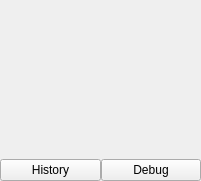
  <widget class="QWidget" name="pixelContextLayout" native="true">
   <property name="geometry">
    <rect>
     <x>40</x>
     <y>240</y>
     <width>201</width>
     <height>181</height>
    </rect>
   </property>
   <layout class="QHBoxLayout" name="horizontalLayout">
    <property name="spacing">
     <number>0</number>
    </property>
    <property name="leftMargin">
     <number>0</number>
    </property>
    <property name="topMargin">
     <number>0</number>
    </property>
    <property name="rightMargin">
     <number>0</number>
    </property>
    <property name="bottomMargin">
     <number>0</number>
    </property>
    <item>
     <layout class="QGridLayout" name="pixelcontextgrid">
      <item row="0" column="0" colspan="2">
       <widget class="CustomPaintWidget" name="pixelContext" native="true">
        <property name="sizePolicy">
         <sizepolicy hsizetype="Preferred" vsizetype="MinimumExpanding">
          <horstretch>0</horstretch>
          <verstretch>0</verstretch>
         </sizepolicy>
        </property>
       </widget>
      </item>
      <item row="1" column="0">
       <widget class="QPushButton" name="pixelHistory">
        <property name="text">
         <string>History</string>
        </property>
       </widget>
      </item>
      <item row="1" column="1">
       <widget class="QPushButton" name="debugPixelContext">
        <property name="text">
         <string>Debug</string>
        </property>
       </widget>
      </item>
     </layout>
    </item>
   </layout>
  </widget>
